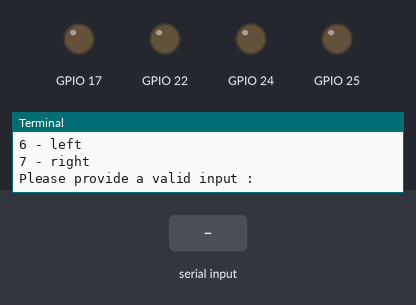
Simulated run of this program. Board: Raspberry Pi (BCM pin numbers). Shown: output pins drawn as LEDs (lit = HIGH), the last lines printed to the terminal. Inputs (shaded band) come from the test bench.

Above: at 1.2 s.
1.3 s: "1" typed at the terminal, then Enter
At 2.5 s:
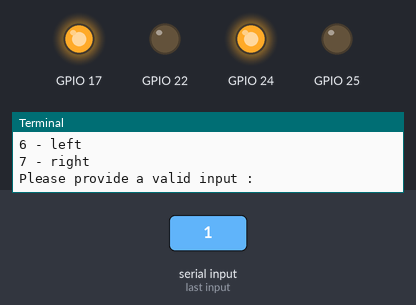
2.8 s: "2" typed at the terminal, then Enter
At 3.6 s:
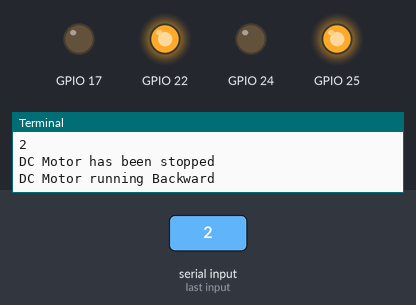
4.3 s: "6" typed at the terminal, then Enter
At 4.7 s:
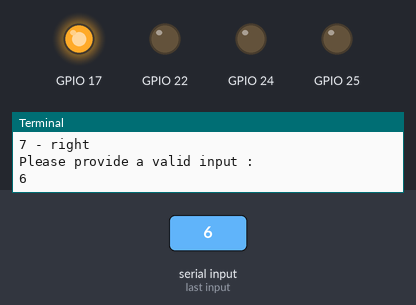
5.8 s: "3" typed at the terminal, then Enter
At 7.0 s:
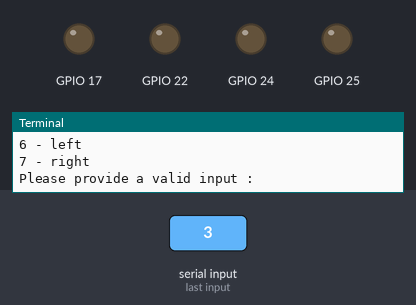
7.3 s: "4" typed at the terminal, then Enter
At 8.2 s:
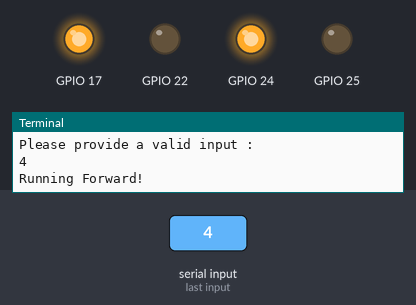
Timing chart, 0 to 9.8 s (numbered marks = the images above; inputs shaded):
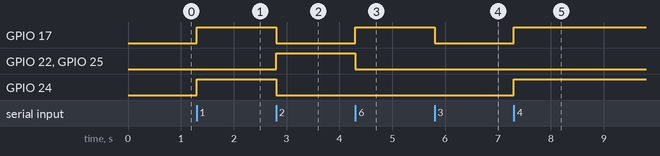

The program:

final_dc_motor.py
```python
import RPi.GPIO as GPIO
import time

class DcMotor:
    def __init__(self, forwardpin, backwardpin, forwardpin2, backwardpin2):
        try:
            GPIO.cleanup()
        except:
            pass
        self.forwardpin = forwardpin
        self.backwardpin = backwardpin
        self.forwardpin2 = forwardpin2
        self.backwardpin2 = backwardpin2
        GPIO.setmode(GPIO.BCM)
        GPIO.setup(self.forwardpin, GPIO.OUT)
        GPIO.setup(self.backwardpin, GPIO.OUT)
        GPIO.setup(self.forwardpin2, GPIO.OUT)
        GPIO.setup(self.backwardpin2, GPIO.OUT)


    def forward_rotation(self):

        GPIO.output(self.backwardpin, GPIO.LOW)
        GPIO.output(self.backwardpin2, GPIO.LOW)
        GPIO.output(self.forwardpin, GPIO.HIGH)
        GPIO.output(self.forwardpin2, GPIO.HIGH)
        print("Running Forward!")

    def backward_rotation(self):
        GPIO.output(self.forwardpin, GPIO.LOW)
        GPIO.output(self.forwardpin2, GPIO.LOW)
        GPIO.output(self.backwardpin, GPIO.HIGH)
        GPIO.output(self.backwardpin2, GPIO.HIGH)
        print("DC Motor running Backward")

    def left_turn(self):
        GPIO.output(self.forwardpin, GPIO.HIGH)
        GPIO.output(self.forwardpin2, GPIO.LOW)
        GPIO.output(self.backwardpin, GPIO.LOW)
        GPIO.output(self.backwardpin2, GPIO.LOW)

    def right_turn(self):
        GPIO.output(self.forwardpin, GPIO.LOW)
        GPIO.output(self.forwardpin2, GPIO.HIGH)
        GPIO.output(self.backwardpin, GPIO.LOW)
        GPIO.output(self.backwardpin2, GPIO.LOW)

    def stop(self):
        GPIO.output(self.forwardpin, GPIO.LOW)
        GPIO.output(self.forwardpin2, GPIO.LOW)
        GPIO.output(self.backwardpin, GPIO.LOW)
        GPIO.output(self.backwardpin2, GPIO.LOW)
        print("DC Motor has been stopped")


motor = DcMotor(17, 22, 24, 25)


def operation(option):
    if option == 1:
        motor.stop()
        motor.forward_rotation()
    elif option == 2:
        motor.stop()
        motor.backward_rotation()
    elif option == 3:
        motor.stop()
    elif option == 4:
        motor.forward_rotation()
    elif option == 5:
        motor.stop()
        GPIO.cleanup()
        exit(0)
    elif option == 6:
        motor.left_turn()
    elif option == 7:
            motor.right_turn()
    else:
            pass


if __name__ == '__main__':
    try:
        while True:
            usage = "1 - Forward rotation\n2 - Backward Rotation\n3 - Stop\n4 - Start\n5 - Exit\n6 - left\n7 - right"
            print(usage)
            try :
                option = int(input("Please provide a valid input : "))
            except ValueError:
                continue
            if option > 7 or option == 0 or option == "":
                raise ValueError
            else:
                operation(option)
                time.sleep(1)

    except Exception as e:
        print("Please Try again")
        print(e)
    finally:
        try:
            motor.stop()
            GPIO.cleanup()
        except:
            pass
```

Measured:
- after the input at 1.3 s, GPIO 17, GPIO 24: LOW → HIGH at once
- after the input at 2.8 s, GPIO 17, GPIO 24: HIGH → LOW at once; GPIO 22, GPIO 25: LOW → HIGH at once
- after the input at 4.3 s, GPIO 17: LOW → HIGH at once; GPIO 22, GPIO 25: HIGH → LOW at once
- after the input at 5.8 s, GPIO 17: HIGH → LOW at once
- after the input at 7.3 s, GPIO 17, GPIO 24: LOW → HIGH at once
